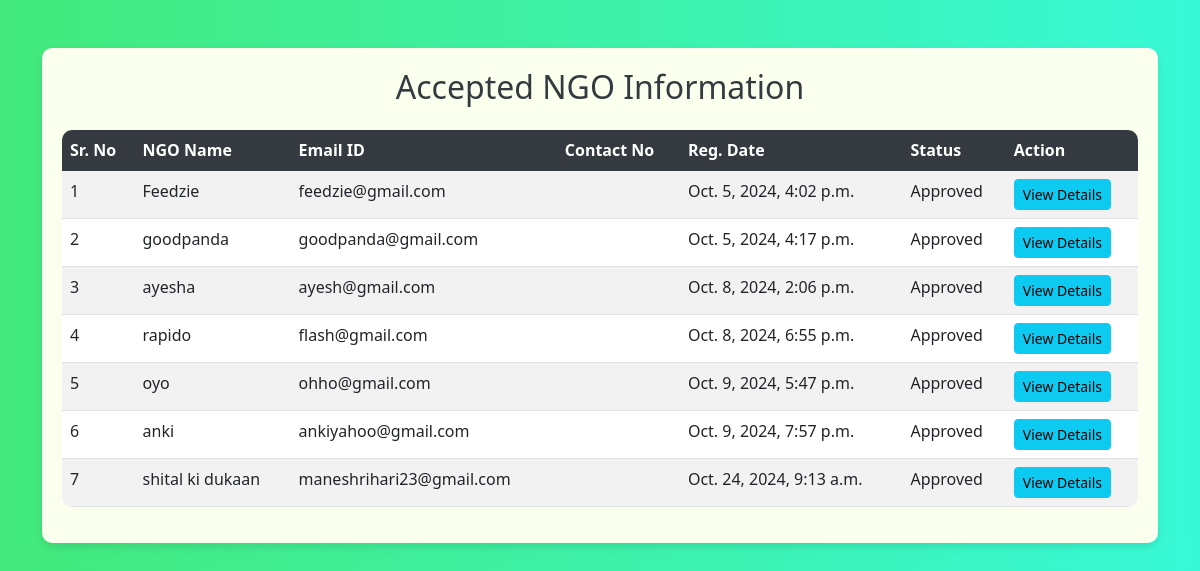
Before: /accepted_ngo (signed in) with the older database file.
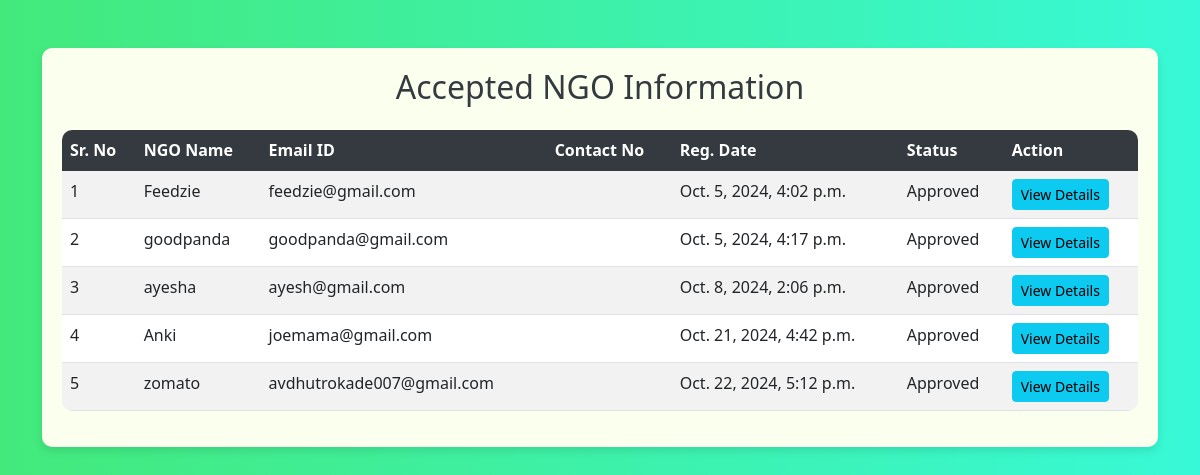
After: the same page with the newer database file.
### donation/models.py (models this page shows, shortened)
class NGO(models.Model):
    user = models.ForeignKey(User,on_delete=models.CASCADE)
    contact = models.CharField(null=True, max_length=10)
    address = models.CharField(null=True, max_length=300)
    userpic = models.FileField(null=True)
    idpic = models.FileField(null=True)
    aboutme = models.CharField(null=True, max_length=300)
    status = models.CharField(max_length=20, choices=[('Pending', 'Pending'), ('Approved', 'Approved'), ('Rejected', 'Rejected')], default='Pending')
    regdate = models.DateTimeField(auto_now_add=True)
    adminremark = models.CharField(null=True, max_length=300)
    updationdate = models.DateField(null=True)
    city = models.ForeignKey(City, on_delete=models.CASCADE, null=True, blank=True)
    email = models.EmailField(unique=True, null=True, blank=True)
    category = models.ManyToManyField(Category, related_name='ngos')

### donation/views.py (the view)
# urls.py: path("accepted_ngo",accepted_ngo,name="accepted_ngo"),
def accepted_ngo(request):
    if not request.user.is_authenticated:
        return redirect('admin_login')
    ngo = NGO.objects.filter(status="Approved")
    return render(request,'accepted_ngo.html',locals())

### donation/templates/accepted_ngo.html (shortened to what this page needs)
<!DOCTYPE html>
<html lang="en">
<head>
    <link href="https://cdn.jsdelivr.net/npm/bootstrap@5.3.0-alpha3/dist/css/bootstrap.min.css" rel="stylesheet">
</head>
<body>
<div class="container mt-5">
    <div class="table-container">
        <h2 class="mb-4"> Accepted NGO Information</h2>
        <table class="table table-striped table-hover">
            <thead class="table-dark">
                <tr>
                    <th scope="col">Sr. No</th>
                    <th scope="col">NGO Name</th>
                    <th scope="col">Email ID</th>
                    <th scope="col">Contact No</th>
                    <th scope="col">Reg. Date</th>
                    <th scope="col">Status</th>
                    <th scope="col">Action</th>
                </tr>
            </thead>
            <tbody>
                {% for i in ngo %}
                <tr>
                    <td>{{ forloop.counter }}</td>
                    <td>{{ i.user.first_name }}</td>
                    <td>{{ i.user.username }}</td>
                    <td>{{ i.contact_no }}</td>
                    <td>{{ i.regdate }}</td>
                    <td>{{ i.status }}</td>
                    <td>
                        <a href="{% url 'view_ngodetail' i.id %}" class="btn btn-info btn-sm">View Details</a>
                    </td>
                </tr>
                {% empty %}
                <tr>
                    <td colspan="7" class="text-center">No NGOs found</td>
                </tr>
                {% endfor %}
            </tbody>
        </table>
    </div>
</div>
</body>
</html>

Changed rows visible on the page:
removed NGO: user.first_name "rapido", user.username "flash@gmail.com", regdate "Oct. 8, 2024, 6:55 p.m.", status "Approved"
removed NGO: user.first_name "oyo", user.username "ohho@gmail.com", regdate "Oct. 9, 2024, 5:47 p.m.", status "Approved"
removed NGO: user.first_name "anki", user.username "ankiyahoo@gmail.com", regdate "Oct. 9, 2024, 7:57 p.m.", status "Approved"
removed NGO: user.first_name "shital ki dukaan", user.username "maneshrihari23@gmail.com", regdate "Oct. 24, 2024, 9:13 a.m.", status "Approved"
now on this page (row edited): NGO: user.first_name "Anki", user.username "joemama@gmail.com", regdate "Oct. 21, 2024, 4:42 p.m.", status "Approved"
now on this page (row edited): NGO: user.first_name "zomato", user.username "avdhutrokade007@gmail.com", regdate "Oct. 22, 2024, 5:12 p.m.", status "Approved"
